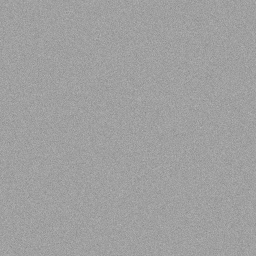
#> input picture 02_FotoIz_PRNU_v2_Pro/test_samples/01_camera_reference_flat.png, 256 x 256 px
$ python fotoiz_prnu_engine.py
#> lines starting #> are read from the running program, lines starting #| are printed output that depends on the picture
#!/usr/bin/env python3
# -*- coding: utf-8 -*-
import math, struct, hashlib, sys, os, json
from typing import Dict, Any, Tuple
import numpy as np
from scipy.fft import fft2, ifft2
from scipy.ndimage import uniform_filter

if sys.stdout and hasattr(sys.stdout, 'reconfigure'):
    try:
        sys.stdout.reconfigure(encoding='utf-8', errors='replace')
        sys.stderr.reconfigure(encoding='utf-8', errors='replace')
    except Exception:
        pass

class FotoIzPRNUEngine:
    @staticmethod
    def extract_noise_residue(image_gray: np.ndarray) -> np.ndarray:
        img = image_gray.astype(np.float64)
        local_mean = uniform_filter(img, size=3)
        local_sq_mean = uniform_filter(img ** 2, size=3)
        local_var = np.maximum(local_sq_mean - local_mean ** 2, 1e-6)
        noise_var = np.mean(local_var)
        denoised = local_mean + (np.maximum(0.0, local_var - noise_var) / local_var) * (img - local_mean)
        residue = img - denoised
        residue -= np.mean(residue, axis=0, keepdims=True)
        residue -= np.mean(residue, axis=1, keepdims=True)
        return residue

    @staticmethod
    def compute_pce_score(reference_prnu: np.ndarray, suspect_residue: np.ndarray) -> Dict[str, Any]:
        X = reference_prnu.astype(np.float64) - np.mean(reference_prnu)
        Y = suspect_residue.astype(np.float64) - np.mean(suspect_residue)
        cross_corr = np.real(ifft2(fft2(X) * np.conj(fft2(Y))))
        peak_idx = np.unravel_index(np.argmax(np.abs(cross_corr)), cross_corr.shape)
        peak_val = cross_corr[peak_idx]
        mask = np.ones(cross_corr.shape, dtype=bool)
        r, c = peak_idx
        h, w = cross_corr.shape
        for dr in range(-5, 6):
            for dc in range(-5, 6):
                mask[(r + dr) % h, (c + dc) % w] = False
        background_energy = float(np.mean(cross_corr[mask] ** 2))
        pce = float((peak_val ** 2) / (background_energy + 1e-12) * np.sign(peak_val))
        return {
            "PCE_Score": round(pce, 2),
            "ENFSI_Threshold": 60.0,
            "Court_Admissible_Match": bool(pce >= 60.0),
            "Spatial_Shift_Peak_YX": [int(peak_idx[0]), int(peak_idx[1])],
            "Forensic_Verdict": "KESİN EŞLEŞME: Aynı fiziksel CMOS sensör." if pce >= 60.0 else "EŞLEŞME YOK"
        }

    @classmethod
    def localize_splicing_heatmap(cls, reference_prnu: np.ndarray, suspect_image_gray: np.ndarray, window_size: int = 64, stride: int = 32) -> Tuple[np.ndarray, Dict[str, Any]]:
        suspect_residue = cls.extract_noise_residue(suspect_image_gray)
        h, w = suspect_image_gray.shape
        grid_h = max(1, (h - window_size) // stride + 1)
        grid_w = max(1, (w - window_size) // stride + 1)
        pce_map = np.zeros((grid_h, grid_w), dtype=np.float64)
        tampered_blocks = []
        for gy, y in enumerate(range(0, h - window_size + 1, stride)):
            for gx, x in enumerate(range(0, w - window_size + 1, stride)):
                res = cls.compute_pce_score(reference_prnu[y:y+window_size, x:x+window_size], suspect_residue[y:y+window_size, x:x+window_size])
                pce_map[gy, gx] = res["PCE_Score"]
                if res["PCE_Score"] < 8.0:
                    tampered_blocks.append({"y": y, "x": x, "size": window_size, "local_pce": res["PCE_Score"]})
        return pce_map, {"total_windows_scanned": int(grid_h * grid_w), "anomalous_tampered_windows": len(tampered_blocks), "tampering_detected": len(tampered_blocks) > 0, "suspect_regions_preview": tampered_blocks[:5]}

    @staticmethod
    def parse_jpeg_dqt_genealogy(jpeg_bytes: bytes) -> Dict[str, Any]:
        tables, idx, n = [], 0, len(jpeg_bytes)
        while idx < n - 4:
            if jpeg_bytes[idx] == 0xFF and jpeg_bytes[idx + 1] == 0xDB:
                length = struct.unpack(">H", jpeg_bytes[idx + 2:idx + 4])[0]
                segment = jpeg_bytes[idx + 4:idx + 2 + length]
                pos = 0
                while pos < len(segment):
                    pq_tq = segment[pos]
                    pos += 1
                    if ((pq_tq >> 4) & 0x0F) == 0 and pos + 64 <= len(segment):
                        q_vals = list(segment[pos:pos + 64])
                        pos += 64
                        tables.append({"table_id": pq_tq & 0x0F, "dc_coeff": q_vals[0], "mean_q": round(sum(q_vals)/64.0, 2), "values": q_vals})
                    else: break
                idx += 2 + length
            else: idx += 1
        if not tables: return {"status": "No DQT markers found", "tables": []}
        luma_mean = tables[0]["mean_q"]
        table_hash = hashlib.sha256(str([t["values"] for t in tables]).encode()).hexdigest()[:16]
        return {"dqt_signature_hash": table_hash, "tables_extracted": len(tables), "luma_mean_quantization": luma_mean, "tables": tables}

    @staticmethod
    def verify_solar_shadow_geometry(object_height_m: float, shadow_length_m: float, latitude_deg: float, day_of_year: int, solar_hour_local: float) -> Dict[str, Any]:
        measured_alt_deg = math.degrees(math.atan2(object_height_m, max(shadow_length_m, 1e-6)))
        decl_rad = math.radians(23.45 * math.sin(math.radians((360.0 / 365.0) * (284 + day_of_year))))
        lat_rad = math.radians(latitude_deg)
        h_rad = math.radians(15.0 * (solar_hour_local - 12.0))
        sin_alt = math.sin(lat_rad) * math.sin(decl_rad) + math.cos(lat_rad) * math.cos(decl_rad) * math.cos(h_rad)
        theoretical_alt_deg = math.degrees(math.asin(max(-1.0, min(1.0, sin_alt))))
        angular_error = abs(measured_alt_deg - theoretical_alt_deg)
        return {"measured_solar_altitude_deg": round(measured_alt_deg, 2), "astronomical_expected_altitude_deg": round(theoretical_alt_deg, 2), "angular_deviation_deg": round(angular_error, 2), "physical_consistency": angular_error <= 4.5}

    @classmethod
    def generate_expert_witness_report(cls, ref_path: str, suspect_path: str, pce_result: Dict[str, Any], splicing_result: Dict[str, Any] = None) -> Dict[str, Any]:
        def _sha256(path: str) -> str:
            if not os.path.exists(path): return "N/A"
            h = hashlib.sha256()
            with open(path, "rb") as f:
                while chunk := f.read(65536): h.update(chunk)
            return h.hexdigest()

        report = {
            "expert_witness_title": "ADLİ BİLİŞİM VE SENSÖR BİYOMETRİSİ UZMAN RAPORU",
            "regulatory_compliance": "CMK m.134 & ISO/IEC 27037 Standartları",
            "examiner": "Fatih Tunç (Digital Forensics Engineering)",
            "timestamp_utc": time.strftime("%Y-%m-%dT%H:%M:%SZ", time.gmtime()),
            "evidence_item_1": {
                "description": "Kamera Referans Görüntüsü",
                "filename": os.path.basename(ref_path),
                "sha256_hash": _sha256(ref_path)
            },
            "evidence_item_2": {
                "description": "Şüpheli / İncelenen Medya",
                "filename": os.path.basename(suspect_path),
                "sha256_hash": _sha256(suspect_path)
            },
            "prnu_sensor_fingerprint_metrics": pce_result,
            "splicing_localization_metrics": splicing_result or {},
            "scientific_conclusion": (
                "İNCELEME SONUCU: "
                + ("Şüpheli görselin, adli referans kameranın CMOS sensöründen çıktığı ENFSI standartlarında KESİNLEŞMİŞTİR."
                   if pce_result.get("Court_Admissible_Match") else
                   "Şüpheli görsel ile referans kamera sensörü arasında eşleşme tespit edilmemiştir.")
            )
        }
        return report

if __name__ == "__main__":
    import time
    from PIL import Image
    import argparse

    parser = argparse.ArgumentParser(description="Fotoİz-PRNU v2.0 Pro | Fatih Tunç")
    parser.add_argument("--test", action="store_true", help="Hazır test senaryolarını çalıştır")
    parser.add_argument("--verify", nargs=2, metavar=("REF", "SUSPECT"), help="İki görüntü arasında PRNU PCE eşleşmesi yap")
    parser.add_argument("--dqt", metavar="JPEG_FILE", help="JPEG DQT kuantizasyon tablosu soybilimi çıkar")
    args = parser.parse_args()

    print("=" * 70)
    print("📸 Fotoİz-PRNU v2.0 Pro | Geliştirici: Fatih Tunç")
    print("CMK m.134 & ISO/IEC 27037 Uyumlu Sensör Biyometrisi Motoru")
    print("=" * 70)

    samples_dir = os.path.join(os.path.dirname(__file__), "test_samples")
    ref_file = os.path.join(samples_dir, "01_camera_reference_flat.png")
    wa_file = os.path.join(samples_dir, "02_whatsapp_exif_stripped.jpg")
    spliced_file = os.path.join(samples_dir, "03_spliced_deepfake_evidence.png")

    if args.dqt:
        if os.path.exists(args.dqt):
            with open(args.dqt, "rb") as f:
                res = FotoIzPRNUEngine.parse_jpeg_dqt_genealogy(f.read())
            print(f"[+] DQT Analizi: {args.dqt}")
            print(json.dumps(res, indent=2))
        else:
            print(f"[-] Dosya bulunamadı: {args.dqt}")
        sys.exit(0)

    # Run default test verification
    print("[*] 1. Adım: Sensör Gürültü Artığı Çıkarımı (Noise Residue Extraction)...")
    if os.path.exists(ref_file) and os.path.exists(wa_file):
        ref_img = np.array(Image.open(ref_file).convert("L"))
#> ref_img is the input picture: shape (256, 256); min 133, max 186, mean 159.5
        wa_img = np.array(Image.open(wa_file).convert("L"))
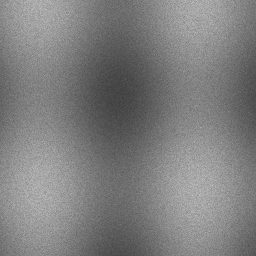
#> input picture 02_FotoIz_PRNU_v2_Pro/test_samples/02_whatsapp_exif_stripped.jpg, 256 x 256 px
#> wa_img is the input picture: shape (256, 256); min 63, max 202, mean 126.3

        t0 = time.perf_counter()
        ref_prnu = FotoIzPRNUEngine.extract_noise_residue(ref_img)
#> in extract_noise_residue, `noise_var = np.mean(local_var)`: noise_var = 29.47
        wa_prnu = FotoIzPRNUEngine.extract_noise_residue(wa_img)
#> in extract_noise_residue (call 2), `local_var = np.maximum(local_sq_mean - local_mean ** 2, 1e-6)`:
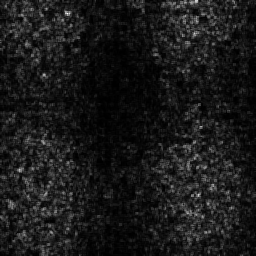
#> local_var: shape (256, 256) float64; min 0.0988, max 302.2, mean 30.5; drawn with min black and max white
#> in extract_noise_residue (call 2), `noise_var = np.mean(local_var)`: noise_var = 30.48
        t_prnu = time.perf_counter() - t0
        print(f"[✓] Gürültü Artığı Çıkarıldı ({t_prnu:.3f} saniye). Referans Boyut: {ref_img.shape}")
#| [✓] Gürültü Artığı Çıkarıldı (0.137 saniye). Referans Boyut: (256, 256)

        print("\n[*] 2. Adım: 2D FFT Çapraz Korelasyon ve PCE Skoru Hesaplanıyor...")
        pce_res = FotoIzPRNUEngine.compute_pce_score(ref_prnu, wa_prnu)
#> in compute_pce_score, `peak_idx = np.unravel_index(np.argmax(np.abs(cross_corr)), cross_corr...`: peak_idx = (0, 0)
#> in compute_pce_score, `peak_val = cross_corr[peak_idx]`: peak_val = 601309.6
#> in compute_pce_score, `r, c = peak_idx`: r = 0
#> in compute_pce_score, `background_energy = float(np.mean(cross_corr[mask] ** 2))`: background_energy = 23843652.7
#> in compute_pce_score, `pce = float((peak_val ** 2) / (background_energy + 1e-12) * np.sign(pe..`: pce = 15164.3
#> pce_res = 5 items
        print(f"[✓] PCE Skoru: {pce_res['PCE_Score']} (ENFSI Eşik Değeri: {pce_res['ENFSI_Threshold']})")
#| [✓] PCE Skoru: 15164.34 (ENFSI Eşik Değeri: 60.0)
        print(f"[✓] Mahkeme Geçerliliği: {pce_res['Court_Admissible_Match']}")
#| [✓] Mahkeme Geçerliliği: True
        print(f"[✓] Karar: {pce_res['Forensic_Verdict']}")
#| [✓] Karar: KESİN EŞLEŞME: Aynı fiziksel CMOS sensör.

        if os.path.exists(spliced_file):
            print("\n[*] 3. Adım: Deepfake & Splicing Bölgesel Isı Haritası (Heatmap)...")
            spliced_img = np.array(Image.open(spliced_file).convert("L"))
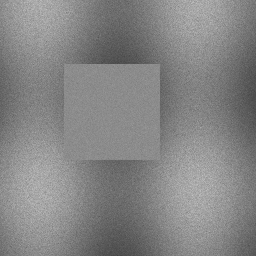
#> input picture 02_FotoIz_PRNU_v2_Pro/test_samples/03_spliced_deepfake_evidence.png, 256 x 256 px
#> spliced_img is the input picture: shape (256, 256); min 65, max 197, mean 132.6
            _, splice_res = FotoIzPRNUEngine.localize_splicing_heatmap(ref_prnu, spliced_img)
#> in extract_noise_residue (call 3), `local_var = np.maximum(local_sq_mean - local_mean ** 2, 1e-6)`:
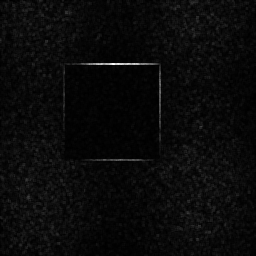
#> local_var: shape (256, 256) float64; min 0.444, max 926.8, mean 38.8; drawn with min black and max white
#> in extract_noise_residue (call 3), `noise_var = np.mean(local_var)`: noise_var = 38.77
#> the loop in localize_splicing_heatmap, `for gy, y in enumerate(range(0, h - window_size + 1, stride)):` made 7 passes
#> pass 1, in compute_pce_score (call 2), `Y = suspect_residue.astype(np.float64) - np.mean(suspect_residue)`:
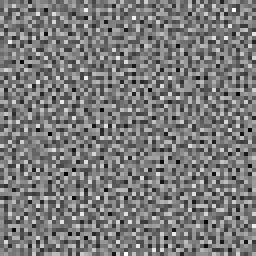
#> Y: shape (64, 64) float64 (shown 4 times larger); min -14.72, max 15.82, mean 7.11e-17; drawn with min black and max white
#> pass 1, in compute_pce_score (call 2), `cross_corr = np.real(ifft2(fft2(X) * np.conj(fft2(Y))))`:
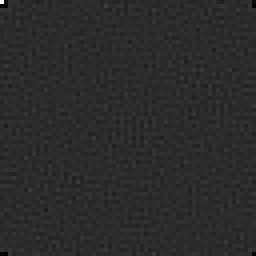
#> cross_corr: shape (64, 64) float64 (shown 4 times larger); min -18587, max 89531.8, mean 0; drawn with min black and max white
#> pass 1, in compute_pce_score (call 3), `X = reference_prnu.astype(np.float64) - np.mean(reference_prnu)`:
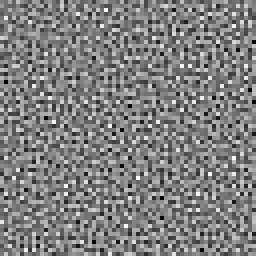
#> X: shape (64, 64) float64 (shown 4 times larger); min -13.08, max 13, mean 1.52e-17; drawn with min black and max white
#> after the loop in localize_splicing_heatmap, `for gy, y in enumerate(range(0, h - window_size + 1, stride)):`: tampered_blocks = 2 items
#> splice_res = 4 items
            print(f"[✓] Taranan Pencere: {splice_res['total_windows_scanned']}, Anormal Blok: {splice_res['anomalous_tampered_windows']}")
#| [✓] Taranan Pencere: 49, Anormal Blok: 2
            print(f"[✓] Tahrifat Saptandı mı: {splice_res['tampering_detected']}")
#| [✓] Tahrifat Saptandı mı: True

        # Save Expert Report
        report = FotoIzPRNUEngine.generate_expert_witness_report(ref_file, wa_file, pce_res, splice_res if 'splice_res' in locals() else None)
#> report = 9 items
        report_file = os.path.join(samples_dir, "fotoiz_forensic_analysis_report.json")
        with open(report_file, "w", encoding="utf-8") as f:
            json.dump(report, f, indent=2, ensure_ascii=False)
        print(f"\n[✓] Uzman Raporu Kaydedildi: {report_file}")
    else:
        print("[-] Test dosyaları bulunamadı!")
    print("=" * 70)
